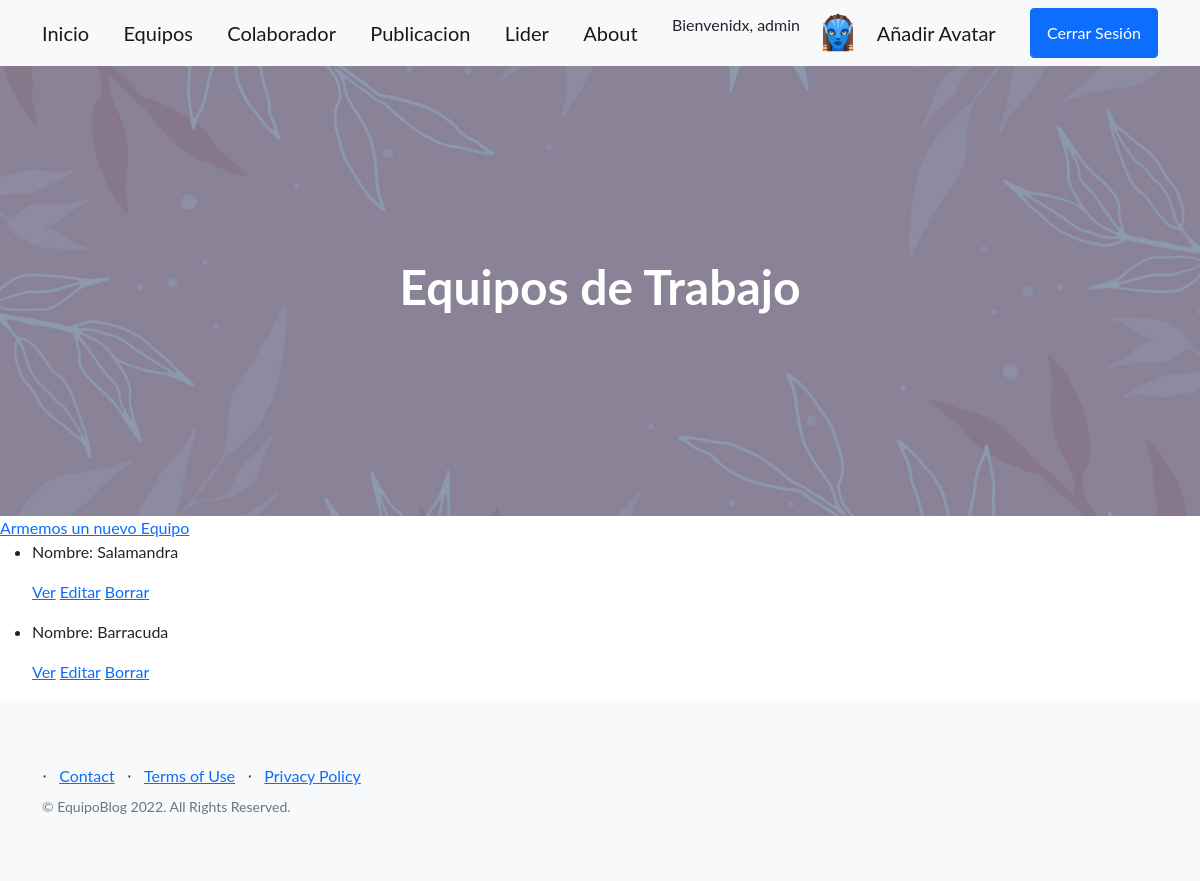
The page /AppBlog/equipo/lista (signed in) on the database its author committed.
### AppBlog/models.py (models this page shows, shortened)
class Avatar(models.Model):
     user = models.ForeignKey(User, on_delete=models.CASCADE)
     imagen=models.ImageField(upload_to = 'avatares', null=True, blank=True)
     class Meta:
        verbose_name = "Avatar"
        verbose_name_plural = "Avatares"

class Equipo(models.Model):
    nombre = models.CharField(max_length=40)
    identificacion = models.IntegerField()
    area = models.CharField(max_length=100)

### AppBlog/views.py (the view)
# urls.py: path('equipo/lista', views.EquipoList.as_view(), name='ListEquipo'),
class EquipoList(LoginRequiredMixin, ListView):
    model = Equipo
    template_name = 'AppBlog/listaEquipo.html'

### AppBlog/templates/AppBlog/listaEquipo.html (shortened to what this page needs)
{% extends "AppBlog/padre.html" %}
{% block contenidoModificable %}
    <h1>Equipos de Trabajo</h1>
{% endblock %}
{% block contenido2 %}
    <a href="{% url 'New' %}">Armemos un nuevo Equipo</a>
    <ul>
        {% for equipo in object_list %}
        <li>
            <p>Nombre: {{equipo.nombre}}</p>
            <p>
                <a href="{% url 'Detail' equipo.id %}">Ver</a>
                <a href="{% url 'Edit' equipo.id %}">Editar</a>
                <a href="{% url 'Delete' equipo.id %}">Borrar</a>
            </p>
        </li>
        {% endfor %}
    </ul>
{% endblock %}

### AppBlog/templates/AppBlog/padre.html (shortened to what this page needs)
<!DOCTYPE html>
<html lang="en">
    <head>
       {% load static %}
        <link href="https://cdn.jsdelivr.net/npm/bootstrap-icons@1.5.0/font/bootstrap-icons.css" rel="stylesheet" type="text/css" />
        <link href="{% static 'AppBlog/css/styles.css' %}" rel="stylesheet"/>
    </head>
    <body>
        <nav class="navbar navbar-light bg-light static-top">
            <div class="container">
                  <a class="navbar-brand" href="{% url 'Inicio' %}">Inicio</a>
                  <a class="navbar-brand" href="{% url 'ListEquipo' %}">Equipos</a>
                  <a class="navbar-brand" href="{% url 'ListColaborador' %}">Colaborador</a>
                  <a class="navbar-brand" href="{% url 'publicacion' %}">Publicacion</a>
                  <a class="navbar-brand" href="{% url 'ListaLideres' %}">Lider</a>
                  <a class="navbar-brand" href="{% url 'About' %}">About</a>
                {% if user.is_authenticated %}
                <p>Bienvenidx, {{user.username}}</p>
                {% with first_image=user.avatar_set.first %}
                    {% if first_image %}
                        <a href="{{ first_image.imagen.url }}" target="_blank">
                        <img src="{{ first_image.imagen.url }}" height="40px">
                    {% endif %}
                {% endwith %}
                <a class="navbar-brand" href="{% url 'Subir Avatar' %}">Añadir Avatar</a>
                <a class="btn btn-primary" href="{% url 'Logout' %}">Cerrar Sesión</a>
                {% endif %}
        </nav>
        <header class="masthead">
            <div class="container position-relative">
                <div class="row justify-content-center">
                    <div class="col-xl-6">
                        <div class="text-center text-white">
                            {% block contenidoModificable %}{% endblock %}
                        </div>
                    </div>
                </div>
            </div>
        </header>
        {% block contenido2 %}
        {% endblock %}
        <footer class="footer bg-light">
            <div class="container">
                <div class="row">
                    <div class="col-lg-6 h-100 text-center text-lg-start my-auto">
                        <ul class="list-inline mb-2">
                            <li class="list-inline-item">⋅</li>
                            <li class="list-inline-item"><a href="#!">Contact</a></li>
                            <li class="list-inline-item">⋅</li>
                            <li class="list-inline-item"><a href="#!">Terms of Use</a></li>
                            <li class="list-inline-item">⋅</li>
                            <li class="list-inline-item"><a href="#!">Privacy Policy</a></li>
                        </ul>
                        <p class="text-muted small mb-4 mb-lg-0">&copy; EquipoBlog 2022. All Rights Reserved.</p>
                    </div>
                </div>
            </div>
        </footer>
    </body>
</html>

### rows shown on the page
Avatar: imagen (picture)
Equipo: nombre "Salamandra"
Equipo: nombre "Barracuda"

### other values the page prints
{{ user.username }} "admin"
